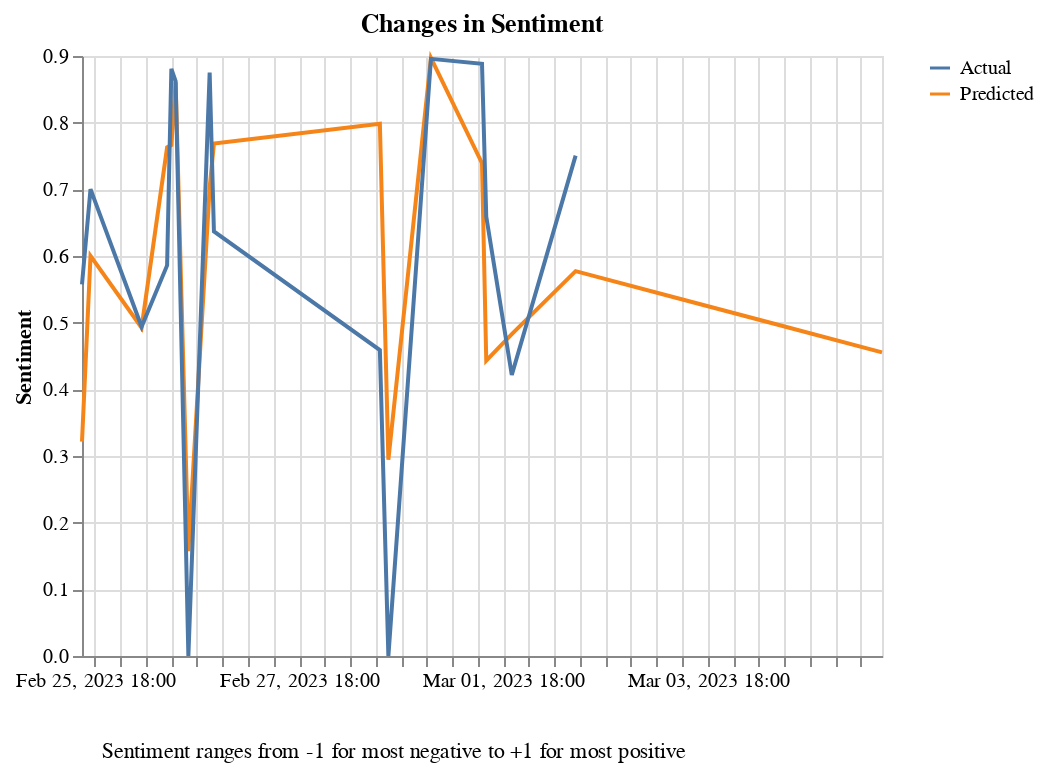

The code cell stored with this chart in its notebook:
### Code cell
def plot_sentiment_ts(df: pd.DataFrame, lead:int):
    df_copy = df.copy(deep=True)
    df_copy["x"] = df_copy.sentiment

    return plot_ts(df_copy, "Changes in Sentiment", "x", "Sentiment", True, lead)

plot_sentiment_ts(df, 3)

### Figure 1 — Vega-Lite specification as saved in the notebook (floating-point values rounded to 4 significant figures)
{"config": {"view": {"continuousWidth": 400, "continuousHeight": 300}}, "vconcat": [{"data": {"name": "data-245d4570e1f066e41fa4b6f67c573f1b"}, "mark": "line", "encoding": {"color": {"field": "forecast", "legend": {"title": ""}, "type": "nominal"}, "x": {"axis": {"tickCount": 35}, "field": "date", "timeUnit": "yearmonthdatehours", "title": "", "type": "temporal"}, "y": {"field": "x", "title": "Sentiment", "type": "quantitative"}}, "title": "Changes in Sentiment"}, {"data": {"name": "data-5bd5064d2330174fa6c74aa66fa4f0a8"}, "mark": {"type": "text", "align": "left"}, "encoding": {"text": {"field": "text", "type": "nominal"}}}], "$schema": "https://vega.github.io/schema/vega-lite/v4.17.0.json", "datasets": {"data-245d4570e1f066e41fa4b6f67c573f1b": [{"date": "2023-02-25T15:17:26+00:00", "x": 0.3215, "forecast": "Predicted"}, {"date": "2023-02-25T17:48:57+00:00", "x": 0.6001, "forecast": "Predicted"}, {"date": "2023-02-26T05:08:34+00:00", "x": 0.4925, "forecast": "Predicted"}, {"date": "2023-02-26T11:22:47+00:00", "x": 0.7629, "forecast": "Predicted"}, {"date": "2023-02-26T12:08:31+00:00", "x": 0.7665, "forecast": "Predicted"}, {"date": "2023-02-26T13:30:16+00:00", "x": 0.861, "forecast": "Predicted"}, {"date": "2023-02-26T16:34:32+00:00", "x": 0.1573, "forecast": "Predicted"}, {"date": "2023-02-26T21:50:23+00:00", "x": 0.7024, "forecast": "Predicted"}, {"date": "2023-02-26T22:00:41+00:00", "x": 0.7686, "forecast": "Predicted"}, {"date": "2023-02-28T13:12:58+00:00", "x": 0.7983, "forecast": "Predicted"}, {"date": "2023-02-28T15:01:39+00:00", "x": 0.2945, "forecast": "Predicted"}, {"date": "2023-03-01T01:04:53+00:00", "x": 0.8971, "forecast": "Predicted"}, {"date": "2023-03-01T13:30:20+00:00", "x": 0.7392, "forecast": "Predicted"}, {"date": "2023-03-01T14:33:12+00:00", "x": 0.4431, "forecast": "Predicted"}, {"date": "2023-03-01T20:35:35+00:00", "x": 0.4828, "forecast": "Predicted"}, {"date": "2023-03-02T11:33:47+00:00", "x": 0.5773, "forecast": "Predicted"}, {"date": "2023-03-03T11:33:47+00:00", "x": 0.5367, "forecast": "Predicted"}, {"date": "2023-03-04T11:33:47+00:00", "x": 0.4961, "forecast": "Predicted"}, {"date": "2023-03-05T11:33:47+00:00", "x": 0.4555, "forecast": "Predicted"}, {"date": "2023-03-02T11:33:47+00:00", "x": 0.7506, "forecast": "Actual"}, {"date": "2023-03-01T20:35:35+00:00", "x": 0.4215, "forecast": "Actual"}, {"date": "2023-03-01T14:33:12+00:00", "x": 0.659, "forecast": "Actual"}, {"date": "2023-03-01T13:30:20+00:00", "x": 0.8883, "forecast": "Actual"}, {"date": "2023-03-01T01:04:53+00:00", "x": 0.8957, "forecast": "Actual"}, {"date": "2023-02-28T15:01:39+00:00", "x": 0.0, "forecast": "Actual"}, {"date": "2023-02-28T13:12:58+00:00", "x": 0.4588, "forecast": "Actual"}, {"date": "2023-02-26T22:00:41+00:00", "x": 0.6369, "forecast": "Actual"}, {"date": "2023-02-26T21:50:23+00:00", "x": 0.875, "forecast": "Actual"}, {"date": "2023-02-26T16:34:32+00:00", "x": 0.0, "forecast": "Actual"}, {"date": "2023-02-26T13:30:16+00:00", "x": 0.8625, "forecast": "Actual"}, {"date": "2023-02-26T12:08:31+00:00", "x": 0.8807, "forecast": "Actual"}, {"date": "2023-02-26T11:22:47+00:00", "x": 0.5859, "forecast": "Actual"}, {"date": "2023-02-26T05:08:34+00:00", "x": 0.4939, "forecast": "Actual"}, {"date": "2023-02-25T17:48:57+00:00", "x": 0.7003, "forecast": "Actual"}, {"date": "2023-02-25T15:17:26+00:00", "x": 0.5574, "forecast": "Actual"}], "data-5bd5064d2330174fa6c74aa66fa4f0a8": [{"text": "Sentiment ranges from -1 for most negative to +1 for most positive"}]}}
